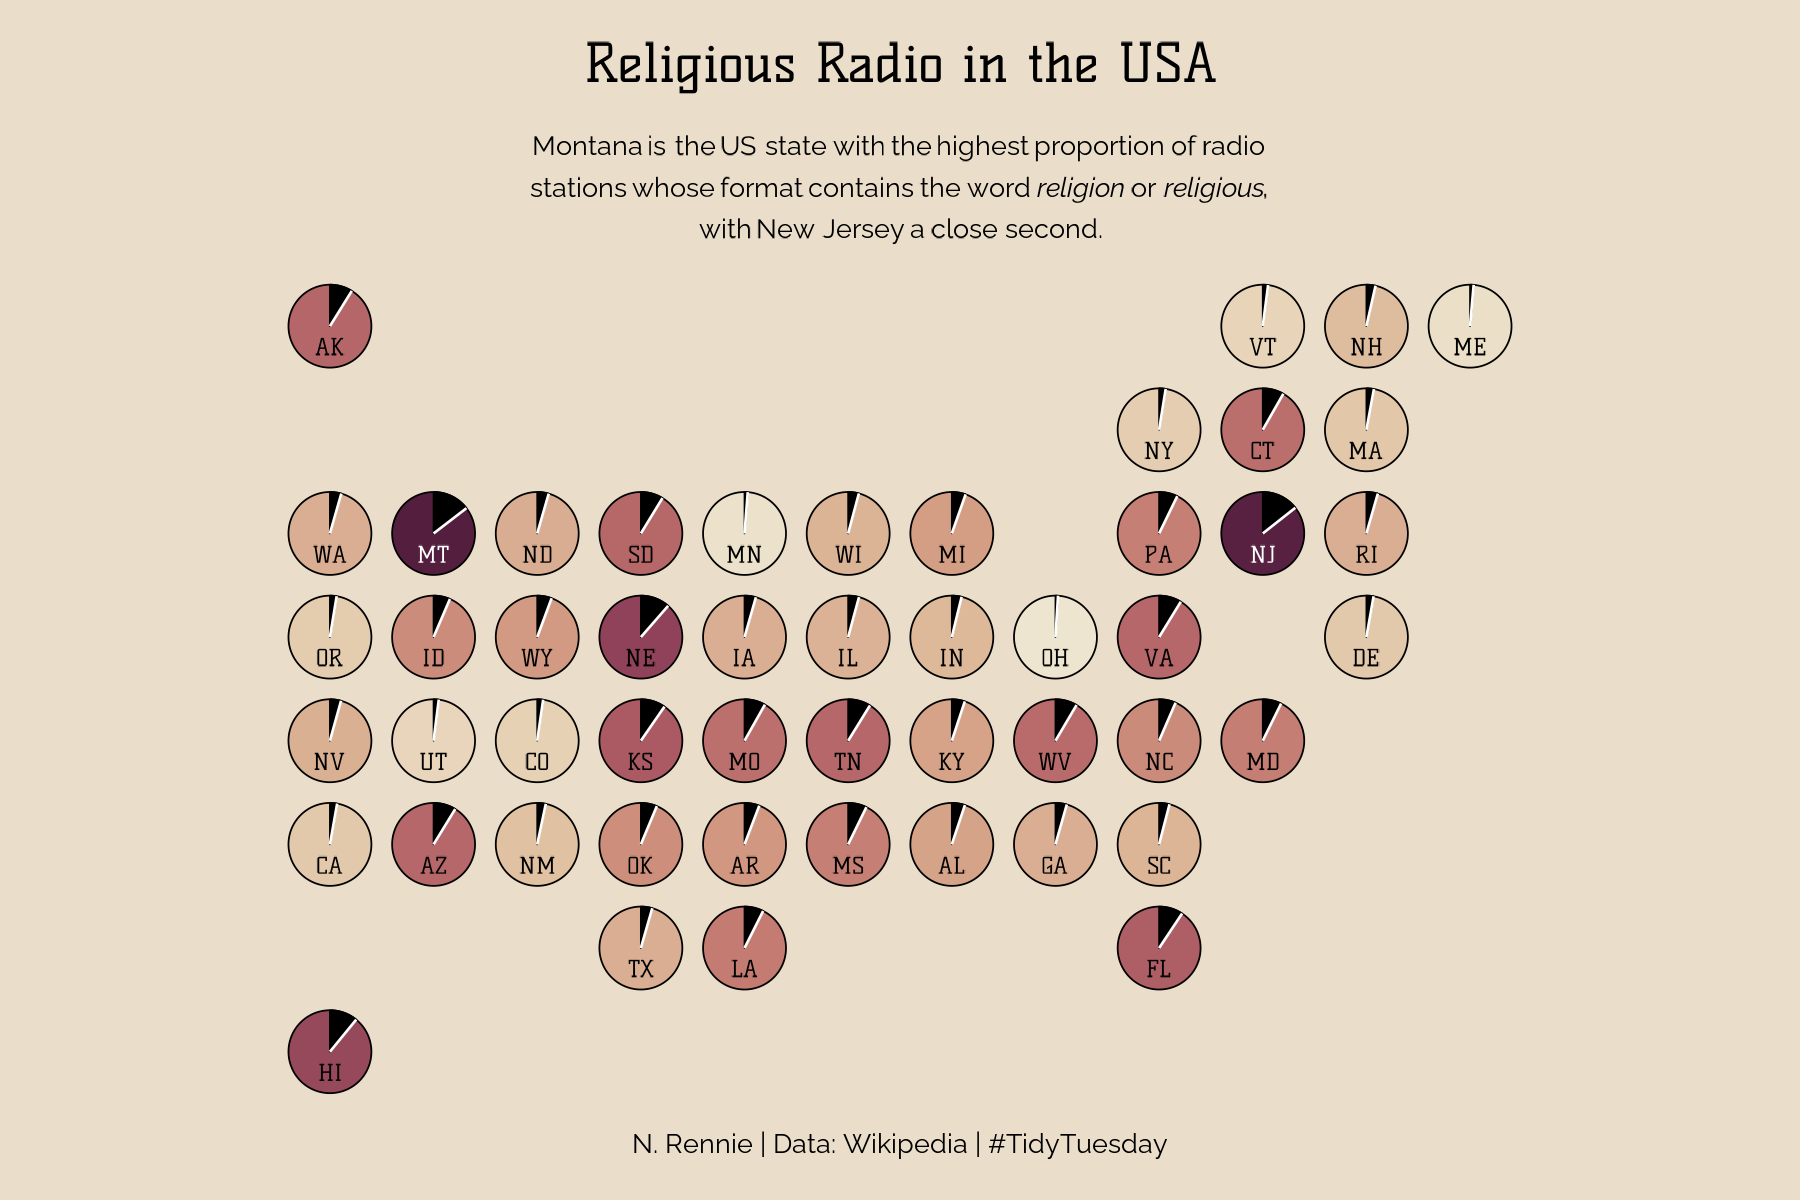

Source code (R):
library(tidyverse)
library(showtext)
library(camcorder)
library(ggforce)
library(geofacet)
library(ggtext)
library(rcartocolor)

# load fonts
font_add_google("Raleway", "raleway")
font_add_google("Kelly Slab", "kelly")
showtext_auto()

# load data
state_stations <- readr::read_csv('https://raw.githubusercontent.com/rfordatascience/tidytuesday/master/data/2022/2022-11-08/state_stations.csv')
station_info <- readr::read_csv('https://raw.githubusercontent.com/rfordatascience/tidytuesday/master/data/2022/2022-11-08/station_info.csv')

# data wrangling
plot_data <- state_stations %>% 
  select(state, format) %>% 
  group_by(state) %>% 
  mutate(n = n()) %>% 
  filter(str_detect(format, pattern = "Religious|Religion")) %>% 
  mutate(n_rel = n()) %>% 
  select(-format) %>% 
  distinct() %>% 
  mutate(prop = 100*n_rel/n) %>% 
  select(state, prop) %>% 
  mutate(state = str_replace(state, "_", " ")) %>% 
  left_join(geofacet::us_state_grid2, by = c("state" = "name"))

# start recording
gg_record(
  dir = file.path("2022", "2022-11-08", "recording"), # where to save the recording
  device = "png", # device to use to save images
  width = 6, # width of saved image
  height = 4, # height of saved image
  units = "in", # units for width and height
  dpi = 300 # dpi to use when saving image
)

# subtitle
st <- "Montana is the US state with the highest proportion of radio<br>stations whose format contains the word *religion* or *religious*,<br>with New Jersey a close second."

# plot
ggplot(data = plot_data) +
  geom_circle(mapping = aes(x0 = col + 0,
                            y0 = row + 0,
                            r = 0.4,
                            fill = prop),
              size = 0.2) +
  geom_arc_bar(mapping = aes(x0 = col + 0,
                             y0 = row + 0,
                             r0 = 0,
                             r = 0.4,
                             start = 0,
                             end = (2*pi*0.01)*prop),
               fill = "black",
               size = 0.2) +
  geom_spoke(mapping = aes(x = col + 0, 
                           y = row + 0,
                           angle = (pi/2) - (2*pi*0.01)*prop),
             radius = 0.4,
             colour = "white",
             size = 0.3) +
  geom_text(mapping = aes(x = col + 0,
                          y = row + 0.2,
                          label = code,
                          colour = (code %in% c("NJ", "MT"))), 
            fontface = "bold",
            family = "kelly",
            size = 6) +
  scale_fill_carto_c(palette = "BrwnYl") +
  scale_colour_manual(values = c("black", "white")) +
  scale_y_reverse() +
  coord_fixed() +
  labs(title = "Religious Radio in the USA", 
       subtitle = st,
       caption = "N. Rennie | Data: Wikipedia | #TidyTuesday") +
  theme_void() +
  theme(plot.background = element_rect(fill = "#eadeca", colour = "#eadeca"),
        panel.background = element_rect(fill = "#eadeca", colour = "#eadeca"),
        legend.position = "none",
        plot.title = element_text(hjust = 0.5, margin = margin(t = 10), family = "kelly", size = 40),
        plot.subtitle = element_markdown(hjust = 0.5, margin = margin(t = 10), family = "raleway", size = 20, lineheight = 0.5),
        plot.caption = element_text(hjust = 0.5, margin = margin(b = 10), family = "raleway", size = 20))

# save gif
gg_playback(
  name = file.path("2022", "2022-11-08","20221108.gif"),
  first_image_duration = 4,
  last_image_duration = 12,
  frame_duration = .25
)
